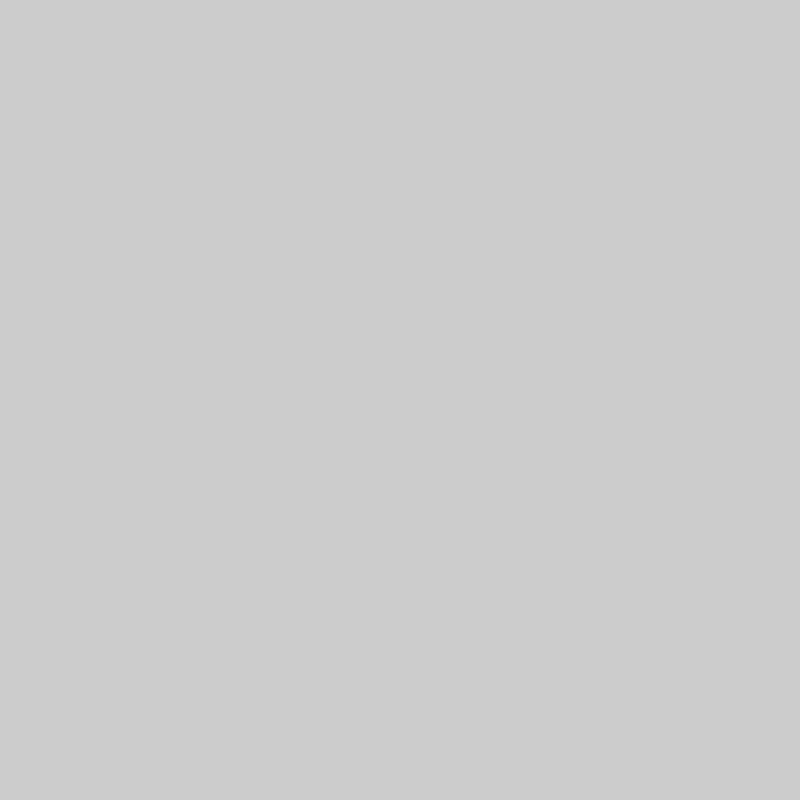
Frame 1 (no input)
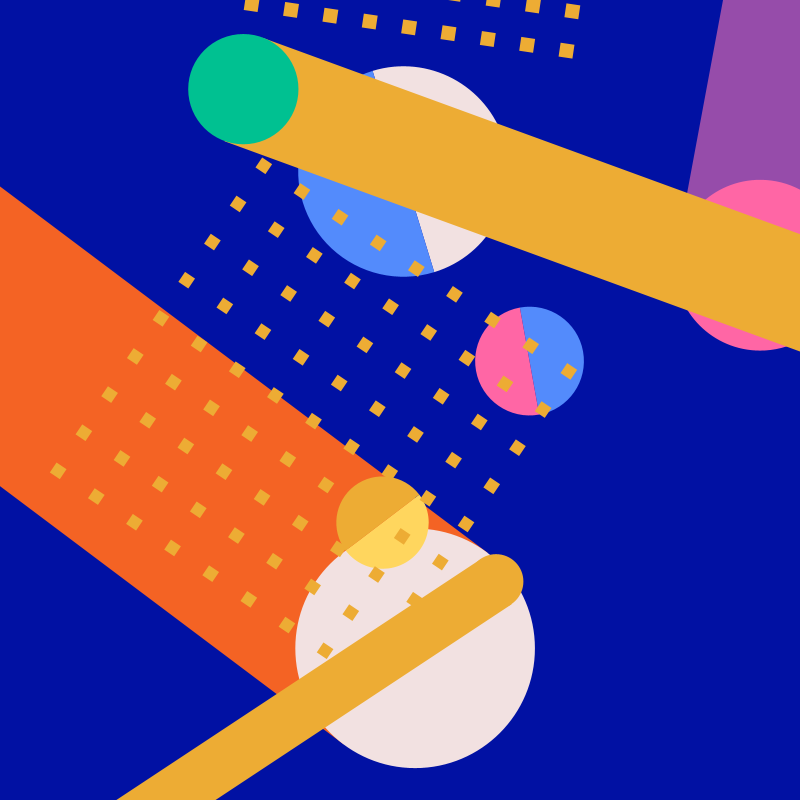
Frame 60 (the mouse pressed at the canvas centre just before this capture)
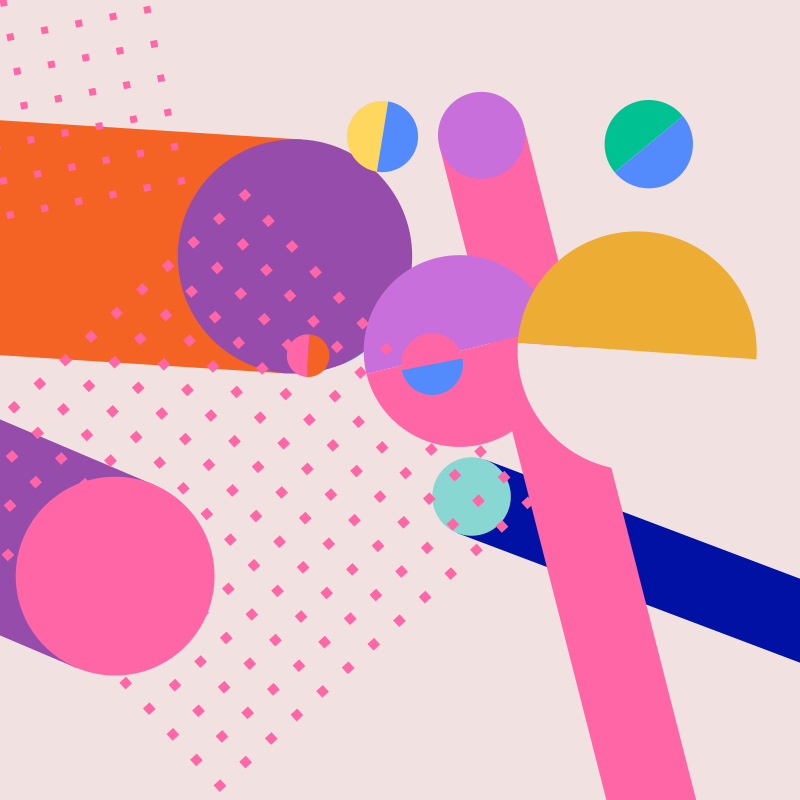
Frame 120 (the mouse held since frame 60 and released just before this capture)

The Processing sketch that drew these frames (run headless with seeded random() and noise(); from frame 60 on, the mouse is pressed at the canvas centre):

// Processing sketch: forms
// ── forms.pde
//frameCount: contatore che incrementa consecutivamente di 1 alla velocità del frameRate
// %: modulo. Operatore che calcola il resto della divisione. 
//dichiaro array di interi e assegno i valori. Comodo per dei valori fissi come i colori.

int colors[] = {#F46324, #0111A3, #FFD65E, #00C191, #88D7D2, #538BFC, #F2E1E1, #C96FDB, #964CAA, #EDAC34, #FF66A5};
int rCol()  //dichiaro una funzione intera che deve ritornare un valore intero
{
    int index = colors[int(random(colors.length))];
    return index; //mi restituisce index, che è un colore
}

void setup()
{
  size(800,800);
}

void draw()
{
  if(frameCount % 30 == 0)
    generate();
 
 //println(frameCount);
}

void generate()
{
 background(rCol());
 
 int rnd = (int)random(8, random(8,30));
 float diag = dist(0,0, width, height);
 
 for (int i = 0; i < rnd; i++) 
 {
   float x = random(0, width);
   float y = random(0, height);
   float size = random(40,250);
   float angle = random(0,TWO_PI);
   int mode = (int)random(0,3);
   
   switch(mode)
   {
     case 0:
     stroke(rCol());
     strokeWeight(size);
     strokeCap(SQUARE);
     line(x, y, x+cos(angle)*diag, y+sin(angle)*diag); //linea che parte dal cerchio
     noStroke();
     fill(rCol());
     ellipse(x,y,size,size);
     break;
     
     case 1:
     int c1 = rCol();
     int c2 = rCol();   
     
     while (c1 == c2) 
       c2 = rCol();
       
     noStroke();
     fill(c1);
     arc(x, y, size, size, angle, angle+PI); //(x, y, width, height, start angle, stop angle, open/chord/pie)
     fill(c2);
     arc(x, y, size, size, angle+PI, angle+TWO_PI);
     break;
     
     case 2:
     pushMatrix();
     translate(x,y);
     rotate(random(0,6) * HALF_PI);
     float gap = random(30,50);
     int s = (int)random(5,16);
     float _mode = random(0,2);
     //faccio due cicli for per avere una griglia.
     for (int _x = 0; _x < rnd; _x++)
     {
      for(int _y = 0; _y < rnd; _y++)
      {
        if(_mode == 0)
          ellipse(_x*gap, _y*gap, s, s);
        else
          rect(_x*gap, _y*gap, s, s); 
      }
     }
     popMatrix();
     break;
   }
   
   
 }
}
